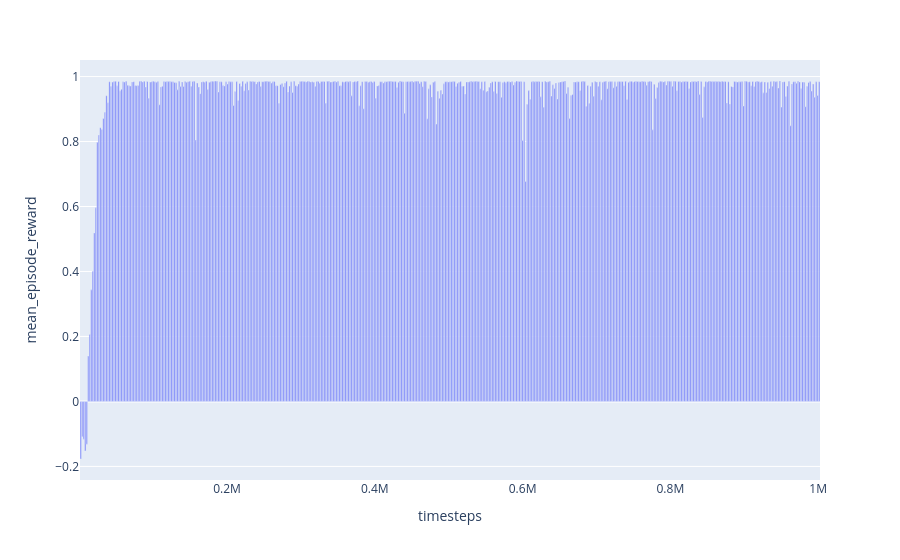

The notebook cell saved with this chart:
### Code cell
fig1 = px.bar(history, x='timesteps', y='mean_episode_reward')
fig1.show()

### Figure 1 — Plotly figure (JSON) as saved in the notebook; plotly's stock layout.template omitted (floating-point values rounded to 4 significant figures; data arrays with more than 128 entries replaced by an {"elided": "..."} marker saying what was removed)
{"data": [{"hovertemplate": "timesteps=%{x}<br>mean_episode_reward=%{y}<extra></extra>", "legendgroup": "", "marker": {"color": "#636efa", "pattern": {"shape": ""}}, "name": "", "orientation": "v", "showlegend": false, "textposition": "auto", "type": "bar", "x": {"elided": "489 int values"}, "xaxis": "x", "y": {"elided": "489 float values"}, "yaxis": "y"}], "layout": {"barmode": "relative", "legend": {"tracegroupgap": 0}, "margin": {"t": 60}, "xaxis": {"anchor": "y", "domain": [0, 1], "title": {"text": "timesteps"}}, "yaxis": {"anchor": "x", "domain": [0, 1], "title": {"text": "mean_episode_reward"}}}}
